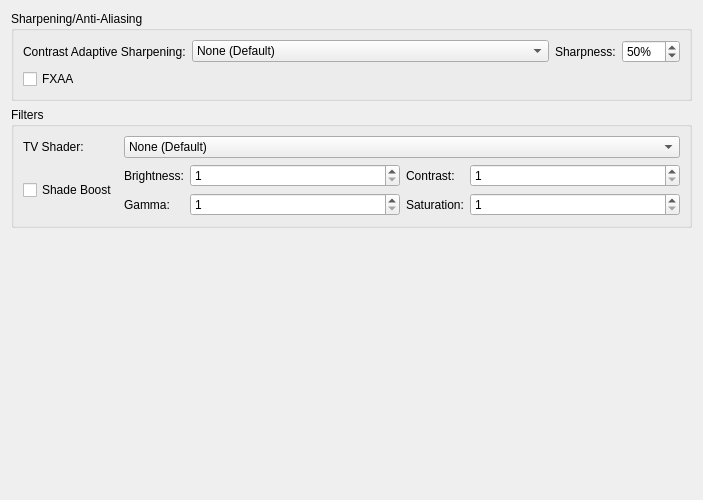
<?xml version="1.0" encoding="UTF-8"?>
<ui version="4.0">
 <class>GraphicsPostProcessingSettingsTab</class>
 <widget class="QWidget" name="GraphicsPostProcessingSettingsTab">
  <property name="geometry">
   <rect>
    <x>0</x>
    <y>0</y>
    <width>703</width>
    <height>500</height>
   </rect>
  </property>
  <property name="windowTitle">
   <string/>
  </property>
  <layout class="QVBoxLayout" name="verticalLayout">
   <item>
    <widget class="QGroupBox" name="sharpeningGroup">
     <property name="title">
      <string>Sharpening/Anti-Aliasing</string>
     </property>
     <layout class="QFormLayout" name="formLayout_2">
      <item row="0" column="0">
       <widget class="QLabel" name="casModeLabel">
        <property name="text">
         <string extracomment="You might find an official translation for this on AMD's website (Spanish version linked): https://www.amd.com/es/technologies/radeon-software-fidelityfx">Contrast Adaptive Sharpening:</string>
        </property>
        <property name="buddy">
         <cstring>casMode</cstring>
        </property>
       </widget>
      </item>
      <item row="0" column="1">
       <layout class="QHBoxLayout" name="casLayout" stretch="1,0">
        <item>
         <widget class="QComboBox" name="casMode">
          <property name="sizePolicy">
           <sizepolicy hsizetype="Ignored" vsizetype="Fixed">
            <horstretch>0</horstretch>
            <verstretch>0</verstretch>
           </sizepolicy>
          </property>
          <item>
           <property name="text">
            <string>None (Default)</string>
           </property>
          </item>
          <item>
           <property name="text">
            <string>Sharpen Only (Internal Resolution)</string>
           </property>
          </item>
          <item>
           <property name="text">
            <string>Sharpen and Resize (Display Resolution)</string>
           </property>
          </item>
         </widget>
        </item>
        <item>
         <layout class="QHBoxLayout" name="sharpnessLayout">
          <item>
           <widget class="QLabel" name="casSharpnessLabel">
            <property name="text">
             <string>Sharpness:</string>
            </property>
            <property name="buddy">
             <cstring>casSharpness</cstring>
            </property>
           </widget>
          </item>
          <item>
           <widget class="QSpinBox" name="casSharpness">
            <property name="suffix">
             <string extracomment="Percentage sign that will appear next to a number. Add a space or whatever is needed before depending on your language.">%</string>
            </property>
            <property name="maximum">
             <number>100</number>
            </property>
            <property name="value">
             <number>50</number>
            </property>
           </widget>
          </item>
         </layout>
        </item>
       </layout>
      </item>
      <item row="1" column="0" colspan="2">
       <widget class="QCheckBox" name="fxaa">
        <property name="text">
         <string>FXAA</string>
        </property>
       </widget>
      </item>
     </layout>
    </widget>
   </item>
   <item>
    <widget class="QGroupBox" name="filtersLayout">
     <property name="title">
      <string>Filters</string>
     </property>
     <layout class="QGridLayout" name="gridLayout_4">
      <item row="1" column="0">
       <widget class="QCheckBox" name="shadeBoost">
        <property name="text">
         <string>Shade Boost</string>
        </property>
       </widget>
      </item>
      <item row="1" column="1">
       <layout class="QGridLayout" name="gridLayout" columnstretch="0,1,0,1">
        <item row="0" column="0">
         <widget class="QLabel" name="brightnessLabel">
          <property name="text">
           <string>Brightness:</string>
          </property>
          <property name="buddy">
           <cstring>shadeBoostBrightness</cstring>
          </property>
         </widget>
        </item>
        <item row="0" column="3">
         <widget class="QSpinBox" name="shadeBoostContrast">
          <property name="minimum">
           <number>1</number>
          </property>
          <property name="maximum">
           <number>100</number>
          </property>
         </widget>
        </item>
        <item row="0" column="2">
         <widget class="QLabel" name="contrastLabel">
          <property name="text">
           <string>Contrast:</string>
          </property>
          <property name="buddy">
           <cstring>shadeBoostContrast</cstring>
          </property>
         </widget>
        </item>
        <item row="0" column="1">
         <widget class="QSpinBox" name="shadeBoostBrightness">
          <property name="minimum">
           <number>1</number>
          </property>
          <property name="maximum">
           <number>100</number>
          </property>
         </widget>
        </item>
        <item row="1" column="0">
         <widget class="QLabel" name="gammaLabel">
          <property name="text">
           <string>Gamma:</string>
          </property>
          <property name="buddy">
           <cstring>shadeBoostGamma</cstring>
          </property>
         </widget>
        </item>
        <item row="1" column="1">
         <widget class="QSpinBox" name="shadeBoostGamma">
          <property name="minimum">
           <number>1</number>
          </property>
          <property name="maximum">
           <number>100</number>
          </property>
         </widget>
        </item>
        <item row="1" column="2">
         <widget class="QLabel" name="saturationLabel">
          <property name="text">
           <string>Saturation:</string>
          </property>
          <property name="buddy">
           <cstring>shadeBoostSaturation</cstring>
          </property>
         </widget>
        </item>
        <item row="1" column="3">
         <widget class="QSpinBox" name="shadeBoostSaturation">
          <property name="minimum">
           <number>1</number>
          </property>
          <property name="maximum">
           <number>100</number>
          </property>
         </widget>
        </item>
       </layout>
      </item>
      <item row="0" column="0">
       <widget class="QLabel" name="tvShaderLabel">
        <property name="text">
         <string>TV Shader:</string>
        </property>
        <property name="buddy">
         <cstring>tvShader</cstring>
        </property>
       </widget>
      </item>
      <item row="0" column="1">
       <widget class="QComboBox" name="tvShader">
        <item>
         <property name="text">
          <string>None (Default)</string>
         </property>
        </item>
        <item>
         <property name="text">
          <string>Scanline Filter</string>
         </property>
        </item>
        <item>
         <property name="text">
          <string>Diagonal Filter</string>
         </property>
        </item>
        <item>
         <property name="text">
          <string>Triangular Filter</string>
         </property>
        </item>
        <item>
         <property name="text">
          <string>Wave Filter</string>
         </property>
        </item>
        <item>
         <property name="text">
          <string extracomment="Lottes = Timothy Lottes, the creator of the shader filter. Leave as-is. CRT= Cathode Ray Tube, an old type of television technology.">Lottes CRT</string>
         </property>
        </item>
        <item>
         <property name="text">
          <string>4xRGSS downsampling (4x Rotated Grid SuperSampling)</string>
         </property>
        </item>
        <item>
         <property name="text">
          <string>NxAGSS downsampling (Nx Automatic Grid SuperSampling)</string>
         </property>
        </item>
       </widget>
      </item>
     </layout>
    </widget>
   </item>
   <item>
    <spacer name="verticalSpacer">
     <property name="orientation">
      <enum>Qt::Orientation::Vertical</enum>
     </property>
     <property name="sizeHint" stdset="0">
      <size>
       <width>20</width>
       <height>0</height>
      </size>
     </property>
    </spacer>
   </item>
  </layout>
 </widget>
 <tabstops>
  <tabstop>casMode</tabstop>
  <tabstop>casSharpness</tabstop>
  <tabstop>fxaa</tabstop>
  <tabstop>tvShader</tabstop>
  <tabstop>shadeBoost</tabstop>
  <tabstop>shadeBoostBrightness</tabstop>
  <tabstop>shadeBoostContrast</tabstop>
  <tabstop>shadeBoostGamma</tabstop>
  <tabstop>shadeBoostSaturation</tabstop>
 </tabstops>
 <resources/>
 <connections/>
</ui>
